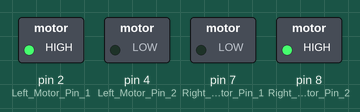
Simulated run of this sketch. Board: Arduino Uno, built with avr-gcc and run on an emulated ATmega328P. On the bench: switched loads named in the sketch (green lamp = pin HIGH).

Above: at 0.1 s.
Timing chart, 0 to 1.6 s (numbered marks = the images above):
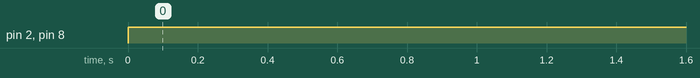

Measured:
- by itself, pin 2 (Left_Motor_Pin_1), pin 8 (Right_Motor_Pin_2): LOW → HIGH at 0.00 s

The sketch:

gap.ino
```cpp
int lPin1 = 2;
int lPin2 = 4;
int rPin1 = 7;
int rPin2 = 8;
int pwm1=9;
int pwm2=10;
int sensors[]={0};
int surface[]={0};
int c;
int threshold=0;
void setup()
{

 pinMode(2,OUTPUT); //Left Motor Pin 1
 pinMode(4,OUTPUT); //Left Motor Pin 2
 pinMode(7,OUTPUT); //Right Motor Pin 1
 pinMode(8,OUTPUT);  //Right Motor Pin 2
 Serial.begin(9600); //Enable Serial Communications

}

void loop()
{
  sensors_read();
  gap();
  delay(5000);
}

void sensors_read()
{
  sensors[0]=analogRead(0);
if(sensors[0]<threshold)
{
  surface[0]=0;
}
else if(sensors[0]>threshold)
{
  surface[0]=1;
}
}

void gap()
{
  for(c=0;surface[0]!=0;c++)
  {
  digitalWrite(2,HIGH);
  digitalWrite(4,LOW);
  digitalWrite(7,LOW);
  digitalWrite(8,HIGH);
  }
}
```
